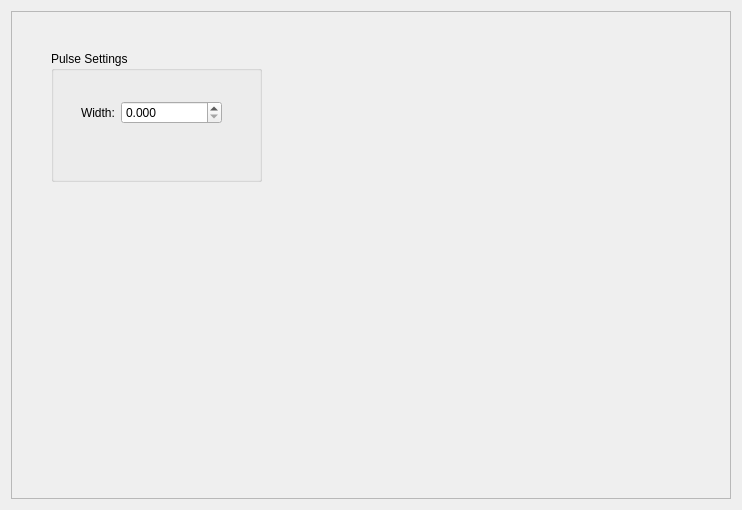
<?xml version="1.0" encoding="UTF-8"?>
<ui version="4.0">
 <class>ControlTab</class>
 <widget class="QWidget" name="ControlTab">
  <property name="geometry">
   <rect>
    <x>0</x>
    <y>0</y>
    <width>742</width>
    <height>510</height>
   </rect>
  </property>
  <property name="windowTitle">
   <string>Form</string>
  </property>
  <layout class="QVBoxLayout" name="verticalLayout">
   <item>
    <widget class="QFrame" name="ControlTabPanel">
     <property name="frameShape">
      <enum>QFrame::StyledPanel</enum>
     </property>
     <property name="frameShadow">
      <enum>QFrame::Raised</enum>
     </property>
     <property name="lineWidth">
      <number>0</number>
     </property>
     <widget class="QGroupBox" name="gbPulse">
      <property name="geometry">
       <rect>
        <x>40</x>
        <y>40</y>
        <width>211</width>
        <height>131</height>
       </rect>
      </property>
      <property name="title">
       <string>Pulse Settings</string>
      </property>
      <widget class="QWidget" name="layoutWidget">
       <property name="geometry">
        <rect>
         <x>30</x>
         <y>50</y>
         <width>141</width>
         <height>29</height>
        </rect>
       </property>
       <layout class="QFormLayout" name="formLayout">
        <item row="0" column="0">
         <widget class="QLabel" name="label">
          <property name="text">
           <string>Width:</string>
          </property>
         </widget>
        </item>
        <item row="0" column="1">
         <widget class="QDoubleSpinBox" name="spinPulseWidth">
          <property name="decimals">
           <number>3</number>
          </property>
          <property name="maximum">
           <double>100000.000000000000000</double>
          </property>
         </widget>
        </item>
       </layout>
      </widget>
     </widget>
    </widget>
   </item>
  </layout>
 </widget>
 <resources/>
 <connections/>
</ui>
